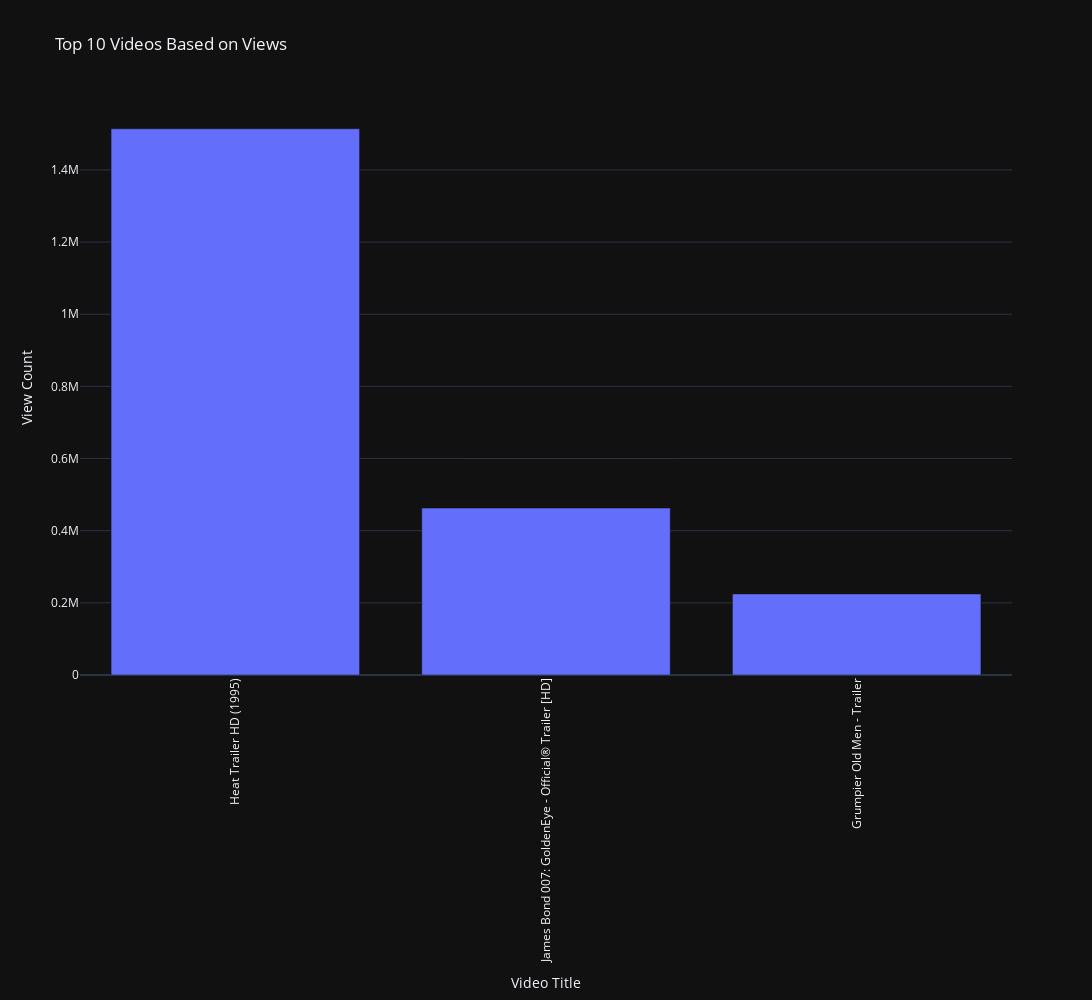

The code cell stored with this chart in its notebook:
### Markdown cell above
### TOP 10 Videos based on Views

### Code cell
fig = px.bar(
    top_10_views,
    x = 'title',
    y = 'viewCount',
    title = 'Top 10 Videos Based on Views',
    labels = { 'title' : 'Video Title', 'viewCount' : 'View Count' },
    width = width,
    height = height,
    template = template
)
fig.update_layout(xaxis_tickangle = xaxis_tickangle)
fig.show()

### Figure 1 — Plotly figure (JSON) as saved in the notebook; plotly's stock layout.template omitted (floating-point values rounded to 4 significant figures)
{"data": [{"alignmentgroup": "True", "hovertemplate": "Video Title=%{x}<br>View Count=%{y}<extra></extra>", "legendgroup": "", "marker": {"color": "#636efa", "pattern": {"shape": ""}}, "name": "", "offsetgroup": "", "orientation": "v", "showlegend": false, "textposition": "auto", "type": "bar", "x": ["Heat Trailer HD (1995)", "James Bond 007: GoldenEye - Official® Trailer [HD]", "Grumpier Old Men - Trailer"], "xaxis": "x", "y": [1514080, 462654, 224746], "yaxis": "y"}], "layout": {"barmode": "relative", "height": 1000, "legend": {"tracegroupgap": 0}, "title": {"text": "Top 10 Videos Based on Views"}, "width": 1600, "xaxis": {"anchor": "y", "domain": [0, 1], "tickangle": -90, "title": {"text": "Video Title"}}, "yaxis": {"anchor": "x", "domain": [0, 1], "title": {"text": "View Count"}}}}
